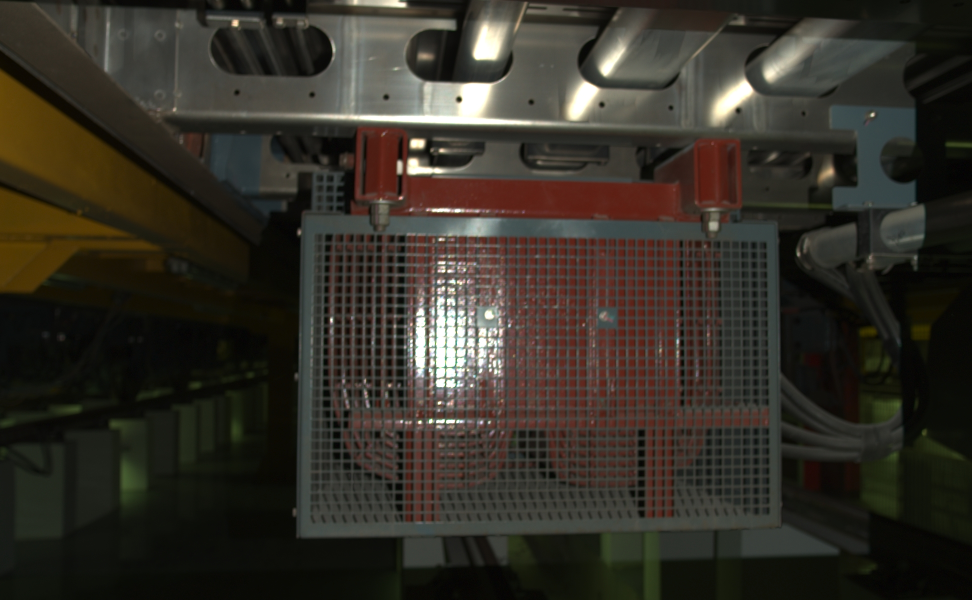
#> input picture lvwang4/tmp.jpg, 1944 x 1200 px (shown at 1/2 size)
$ python detect.py   (older library calls are emulated)
#> lines starting #> are read from the running program, lines starting #| are printed output that depends on the picture; pictures that were not available may be replaced by others from this repository, and a replacement may not be noted
import cv2
import numpy as np
import matplotlib.pyplot as plt
import xml.etree.ElementTree as ET
import time
from skimage.measure import compare_ssim
import itertools
from PIL import Image, ImageDraw
from numpy.linalg import inv
import imutils
# import zivid
import argparse
import os
import glob


def order_points(pts):
    rect = np.zeros((4, 2), dtype="float32")
    s = pts.sum(axis=1)
    rect[0] = pts[np.argmin(s)]
    rect[2] = pts[np.argmax(s)]
    diff = np.diff(pts, axis=1)
    rect[1] = pts[np.argmin(diff)]
    rect[3] = pts[np.argmax(diff)]
    return rect


def four_point_transform(image, pts):
    rect = order_points(pts)
    (tl, tr, br, bl) = rect
    widthA = np.sqrt(((br[0] - bl[0]) ** 2) + ((br[1] - bl[1]) ** 2))
    widthB = np.sqrt(((tr[0] - tl[0]) ** 2) + ((tr[1] - tl[1]) ** 2))
    maxWidth = max(int(widthA), int(widthB))

    heightA = np.sqrt(((tr[0] - br[0]) ** 2) + ((tr[1] - br[1]) ** 2))
    heightB = np.sqrt(((tl[0] - bl[0]) ** 2) + ((tl[1] - bl[1]) ** 2))
    maxHeight = max(int(heightA), int(heightB))
    dst = np.array([
        [0, 0],
        [maxWidth - 1, 0],
        [maxWidth - 1, maxHeight - 1],
        [0, maxHeight - 1]], dtype="float32")
    M = cv2.getPerspectiveTransform(rect, dst)
    warped = cv2.warpPerspective(image, M, (maxWidth, maxHeight))
    return warped, M


def detect(temp, test, num):
    temp = cv2.cvtColor(temp, cv2.COLOR_BGR2GRAY)
    test = cv2.cvtColor(test, cv2.COLOR_BGR2GRAY)
    w = temp.shape[1]
    h = temp.shape[0]
    res = []
    for i in range(num * num):
        x1 = int(i % num * w / num)
        x2 = int((i % num + 1) * w / num)
        y1 = int(i // num * h / num)
        y2 = int((i // num + 1) * h / num)
        img2 = test[y1:y2, x1:x2]
        img1 = temp[y1:y2, x1:x2]
        ssim = compare_ssim(img1, img2, gaussian_weights=True)
        res.append(ssim)
    return res


def function_good_match(des1, des2, delta=0.75):
    bfm = cv2.BFMatcher()
    matches = bfm.knnMatch(des1, des2, k=2)
    good_match = []
    for m1, m2 in matches:
        if m1.distance < delta * m2.distance:
            good_match.append(m1)
    return good_match


def parse_args():
    parser = argparse.ArgumentParser()
    parser.add_argument('--test_path', default='./test_images/', help='path to test images')
    parser.add_argument('--abnormal_path', default='./abnormal/', help='path to saved abnormal images')
    parser.add_argument('--normal_path', default='./normal/', help='path to saved normal images')
    args = parser.parse_args()
    return args


if __name__ == "__main__":
    args = parse_args()
    for img in os.listdir(args.normal_path):
        os.remove(args.normal_path + img)
    for img in os.listdir(args.abnormal_path):
        os.remove(args.abnormal_path + img)

    sift = cv2.SIFT_create()
    tmp = cv2.imread('./tmp.jpg')
#> tmp is the input picture: shape (1200, 1944, 3); mean B, G, R 39.1, 47.6, 51.8
    kp_tmp, des_tmp = sift.detectAndCompute(tmp, None)
#> kp_tmp = 2562 keypoints; strongest (x, y, size): (835, 287, 16.4), (975, 87, 45), (918, 199, 7.4), (829, 334, 22.5)
    tree = ET.parse('./tmp.xml')
#> (reads lvwang4/tmp.xml from the repository)
    root = tree.getroot()
    for object in root.findall('object'):
        bnd = object.find('bndbox')
        xmin = int(bnd.find('xmin').text)
        ymin = int(bnd.find('ymin').text)
        xmax = int(bnd.find('xmax').text)
        ymax = int(bnd.find('ymax').text)

    tmp2 = tmp[ymin:ymax, xmin:xmax]
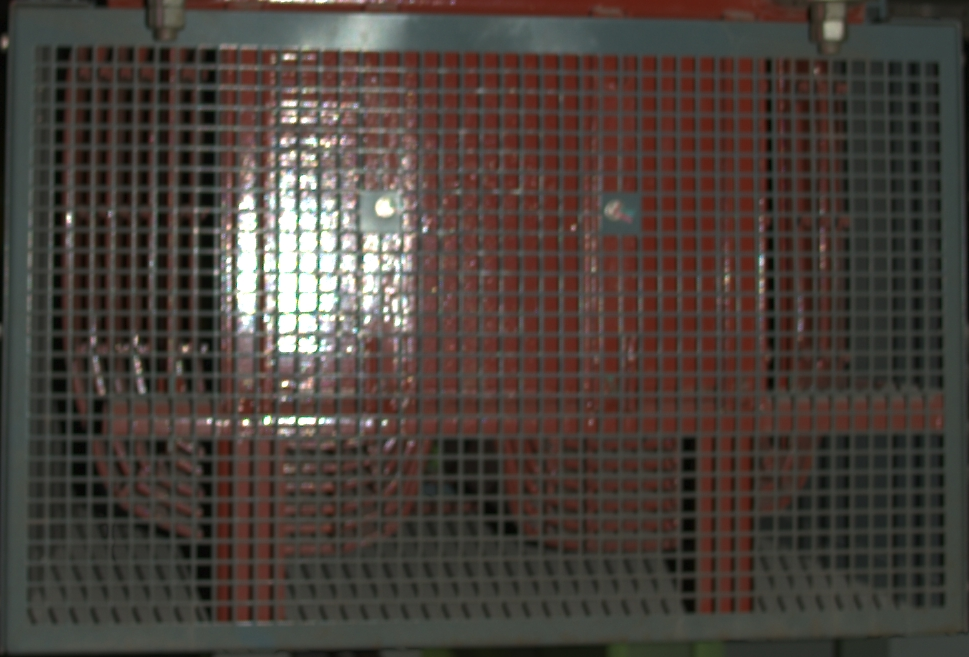
#> tmp2: shape (657, 969, 3); mean B, G, R 58.6, 64.6, 73.4
    pts = [[33, 43], [939, 60], [947, 607], [25, 626]]
    tmp2, M = four_point_transform(tmp2, np.array(pts))
#> in order_points, `s = pts.sum(axis=1)`: s = [76, 999, 1554, 651]
#> in order_points, `diff = np.diff(pts, axis=1)`: diff = [10, -879, -340, 601]
#> in four_point_transform, `rect = order_points(pts)`: rect = [[33, 43], [939, 60], [947, 607], [25, 626]]
#> in four_point_transform, `(tl, tr, br, bl) = rect`: tl = [33, 43]; tr = [939, 60]; br = [947, 607]; bl = [25, 626]
#> in four_point_transform, `widthA = np.sqrt(((br[0] - bl[0]) ** 2) + ((br[1] - bl[1]) ** 2))`: widthA = 922.2
#> in four_point_transform, `widthB = np.sqrt(((tr[0] - tl[0]) ** 2) + ((tr[1] - tl[1]) ** 2))`: widthB = 906.2
#> in four_point_transform, `maxWidth = max(int(widthA), int(widthB))`: maxWidth = 922
#> in four_point_transform, `heightA = np.sqrt(((tr[0] - br[0]) ** 2) + ((tr[1] - br[1]) ** 2))`: heightA = 547.1
#> in four_point_transform, `heightB = np.sqrt(((tl[0] - bl[0]) ** 2) + ((tl[1] - bl[1]) ** 2))`: heightB = 583.1
#> in four_point_transform, `maxHeight = max(int(heightA), int(heightB))`: maxHeight = 583
#> in four_point_transform, `dst = np.array([ [0, 0], [maxWidth - 1, 0], [maxWidth - 1, maxHeight -..`: dst = [[0, 0], [921, 0], [921, 582], [0, 582]]
#> in four_point_transform, `M = cv2.getPerspectiveTransform(rect, dst)`: M = [[0.953, 0.0131, -32.02], [-0.0191, 1.02, -43.03], [-6.81e-05, 3.03e-05, 1]]
#> in four_point_transform, `warped = cv2.warpPerspective(image, M, (maxWidth, maxHeight))`:
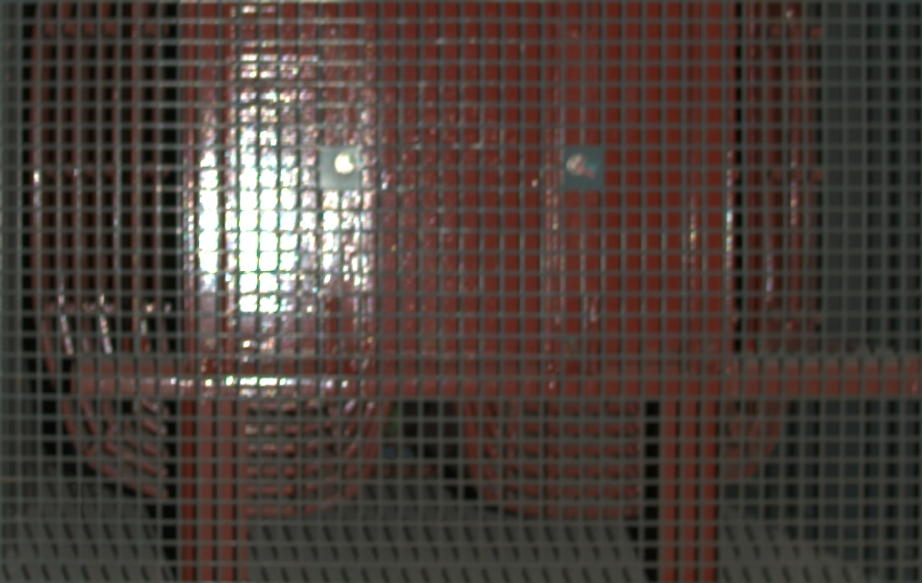
#> warped: shape (583, 922, 3); mean B, G, R 57.3, 63.4, 74.8

    test_path = glob.glob(os.path.join(args.test_path, '*.jpg'))
    for img_path in test_path:
        dst = cv2.imread(img_path)
        dst_copy = dst.copy()
        kp_dst, des_dst = sift.detectAndCompute(dst, None)
#> kp_dst has the same summary as kp_tmp

        goodMatch = function_good_match(des_dst, des_tmp)
#> in function_good_match, `matches = bfm.knnMatch(des1, des2, k=2)`: matches = 2562 matches
#> goodMatch = 2562 matches
        if len(goodMatch) > 4:
            ptsA = np.float32([kp_dst[m.queryIdx].pt for m in goodMatch]).reshape(-1, 1, 2)
#> ptsA = 2562 rows, first 8: [13.99, 845.6], [69.29, 9.87], [122.9, 674.5], [147.7, 20.95], [147.7, 20.95], [149.5, 818.2], [149.5, 818.2], [212.8, 135.6]
            ptsB = np.float32([kp_tmp[m.trainIdx].pt for m in goodMatch]).reshape(-1, 1, 2)
#> ptsB has the same summary as ptsA
            ransacReprojThreshold = 4.5
            H, status = cv2.findHomography(ptsA, ptsB, cv2.RANSAC, ransacReprojThreshold)
#> H = [[1, 1.96e-15, -2.89e-12], [5.39e-16, 1, -1.65e-12], [9.26e-19, 2.17e-18, 1]]; status = 2562 values from 1 to 1
            imgOut = cv2.warpPerspective(dst, H, (tmp.shape[1], tmp.shape[0]), flags=cv2.INTER_LINEAR)

        dst = imgOut[ymin:ymax, xmin:xmax]
        dst, M = four_point_transform(dst, np.array(pts))

        num = 20
        threshold = 0.7
        res = detect(tmp2, dst, num)
#> in detect, `temp = cv2.cvtColor(temp, cv2.COLOR_BGR2GRAY)`:
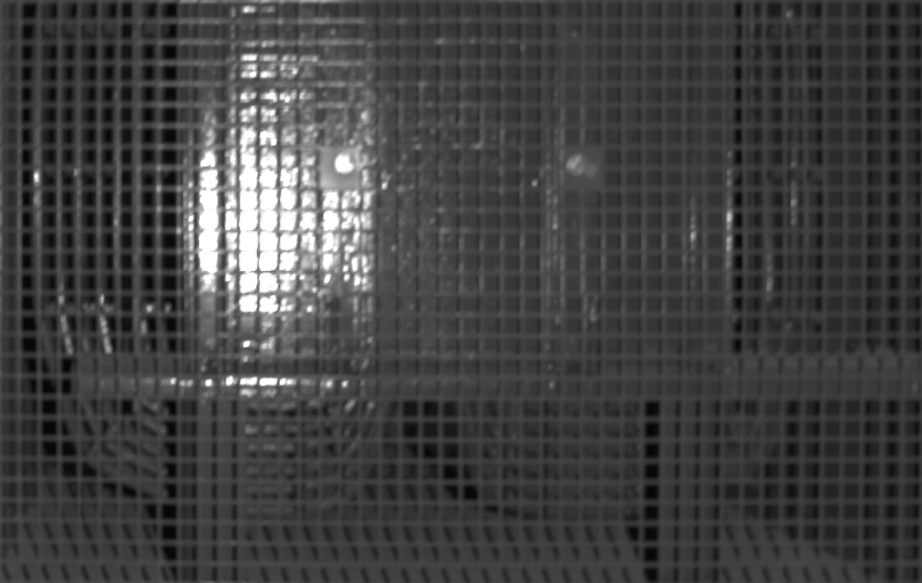
#> temp: shape (583, 922); min 4, max 255, mean 66.1
#> the loop in detect, `for i in range(num * num):` made 400 passes
#> pass 1, in detect, `img2 = test[y1:y2, x1:x2]`:
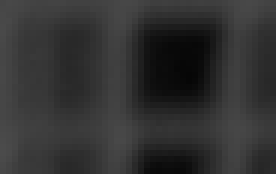
#> img2: shape (29, 46) (shown 6 times larger); min 6, max 75, mean 49.8
#> pass 2, in detect, `img2 = test[y1:y2, x1:x2]`:
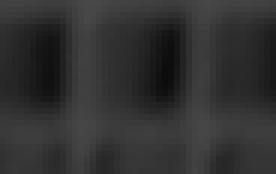
#> img2: shape (29, 46) (shown 6 times larger); min 11, max 73, mean 49.1
#> pass 3, in detect, `img2 = test[y1:y2, x1:x2]`:
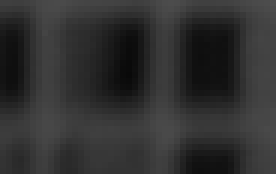
#> img2: shape (29, 46) (shown 6 times larger); min 9, max 79, mean 48.3
#> after the loop in detect, `for i in range(num * num):`:
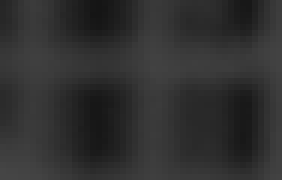
#> img1: shape (30, 47) (shown 6 times larger); min 21, max 69, mean 48.2
#> after the loop in detect, `for i in range(num * num):`: res = 400 values from 1 to 1
#> res = 400 values from 1 to 1
        idx = [[i, res[i]] for i in range(len(res)) if res[i] < threshold]
#> idx = []

        if min(res) < threshold:
            flag = False
        else:
            flag = True

        length = len(args.test_path)
        if (flag):
            cv2.imwrite(args.normal_path + img_path[length:], dst_copy)
        else:
            w = dst.shape[1]
            h = dst.shape[0]
            for i in range(len(idx)):
                x1 = int(int(idx[i][0] % num) * w / num)
                x2 = int(int((idx[i][0] % num + 1)) * w / num)
                y1 = int(int(idx[i][0] / num) * h / num)
                y2 = int(int((idx[i][0] / num + 1)) * h / num)
                # print(idx[i])
                cv2.rectangle(dst, (x1, y1), (x2, y2), thickness=3, color=(0, 0, 255))

            image = cv2.warpPerspective(np.array(dst), inv(M), (xmax - xmin, ymax - ymin))
            image = np.pad(image, ((ymin, dst_copy.shape[0] - ymax), (xmin, dst_copy.shape[1] - xmax), (0, 0)))
            image = cv2.warpPerspective(np.array(image), inv(H), (dst_copy.shape[1], dst_copy.shape[0]))
            gray = cv2.cvtColor(image, cv2.COLOR_BGR2GRAY)
            _, mask = cv2.threshold(gray, 0, 255, cv2.THRESH_BINARY)
            mask = cv2.bitwise_not(mask)
            dst_copy = cv2.bitwise_and(dst_copy, dst_copy, mask=mask)
            result = cv2.add(dst_copy, image)
            length = len(args.test_path)
            cv2.imwrite(args.abnormal_path + img_path[length:], result)
